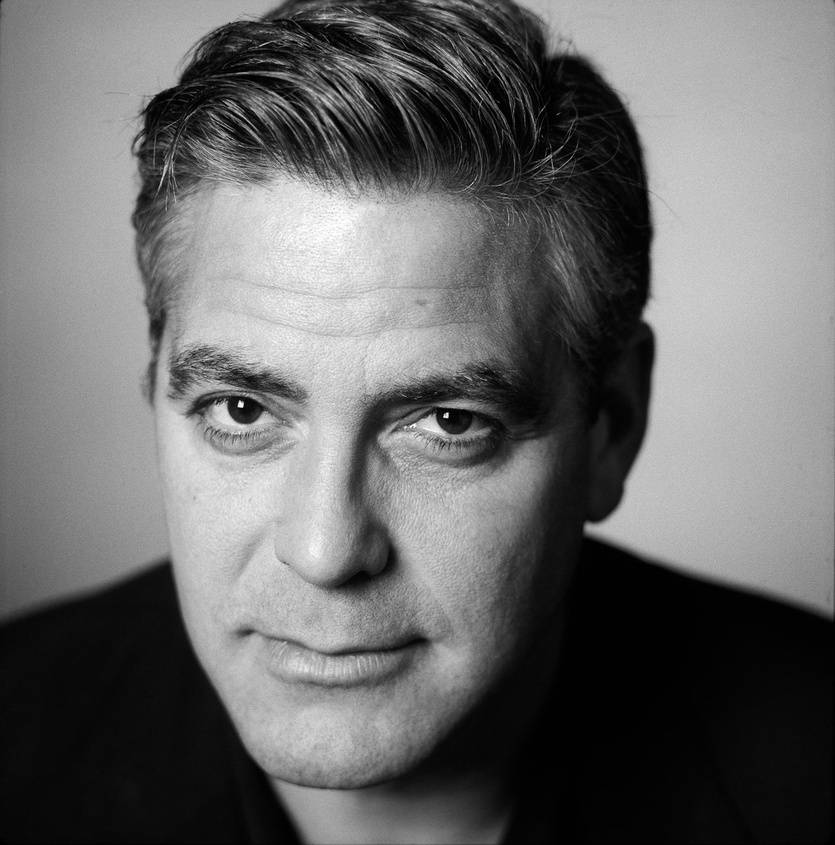
#> input picture Desktop/tango/see/facedet/myFace.jpg, 835 x 845 px, shrunk from 1187 x 1200 before the run
$ python jpgFaceDetection.py
#> lines starting #> are read from the running program, lines starting #| are printed output that depends on the picture; after the words box and inside, x2 and y2 are one past the last pixel; in counts of white or black regions, pixels touching at a corner belong together
import numpy as np
import cv2

face_cascade = cv2.CascadeClassifier('/usr/share/opencv/haarcascades/haarcascade_frontalface_default.xml')
eye_cascade = cv2.CascadeClassifier('/usr/share/opencv/haarcascades/haarcascade_eye.xml')

img = cv2.imread('myFace.jpg')
#> img is the input picture: shape (845, 835, 3); min 0, max 255, mean 104.9
gray = cv2.cvtColor(img, cv2.COLOR_BGR2GRAY)

faces = face_cascade.detectMultiScale(gray, 1.1, 5)
#> faces = [[90, 221, 514, 514]]
for (x,y,w,h) in faces:
    cv2.rectangle(img, (x,y), (x+w,y+h), (255,0,0), 2)
    roi_gray = gray[y:y+h, x:x+w]
    roi_color = img[y:y+h, x:x+w]
    eyes = eye_cascade.detectMultiScale(roi_gray)
    for (ex,ey,ew,eh) in eyes:
        cv2.rectangle(roi_color, (ex,ey), (ex+ew,ey+eh), (0,255,0), 2)
#> this loop made 1 pass
#> (x, y, w, h, eyes) on pass 1: (90, 221, 514, 514, [[334, 178, 31, 31], [82, 124, 124, 124]])
#> pass 1, `roi_gray = gray[y:y+h, x:x+w]`:
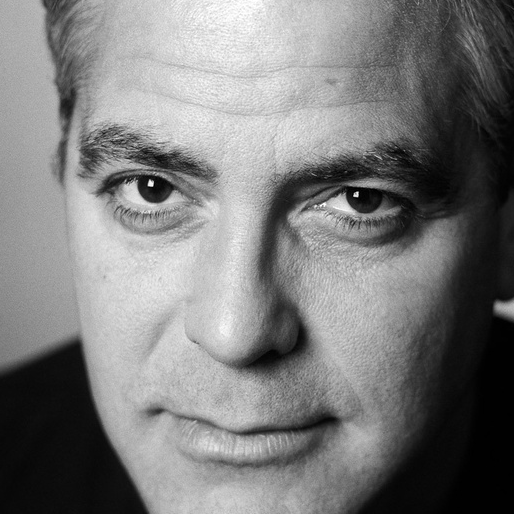
#> roi_gray: shape (514, 514); min 0, max 255, mean 123
#> after the loop:
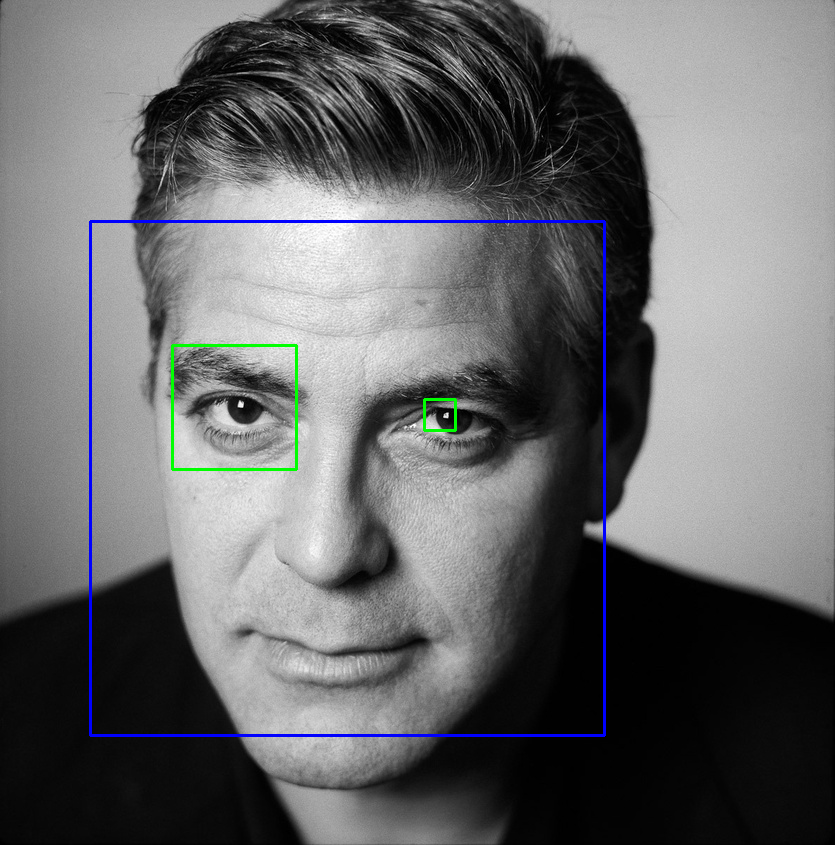
#> img: shape (845, 835, 3); 1.14% of pixels changed, all inside (x1, y1, x2, y2) = (89, 220, 606, 737)
#> after the loop:
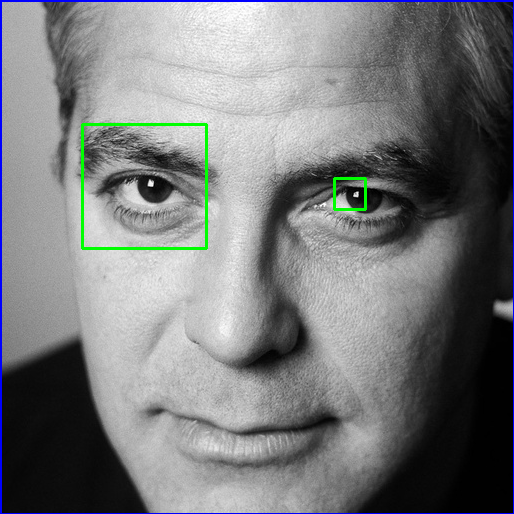
#> roi_color: shape (514, 514, 3); mean B, G, R 123.6, 122.4, 120.6

cv2.imshow('img', img)

while True:
    if cv2.waitKey(1) & 0xFF == ord('q'):
#> (key q is pressed here)
        break

cv2.destroyAllWindows()
for x in range(0,5):
    cv2.waitKey(1)
